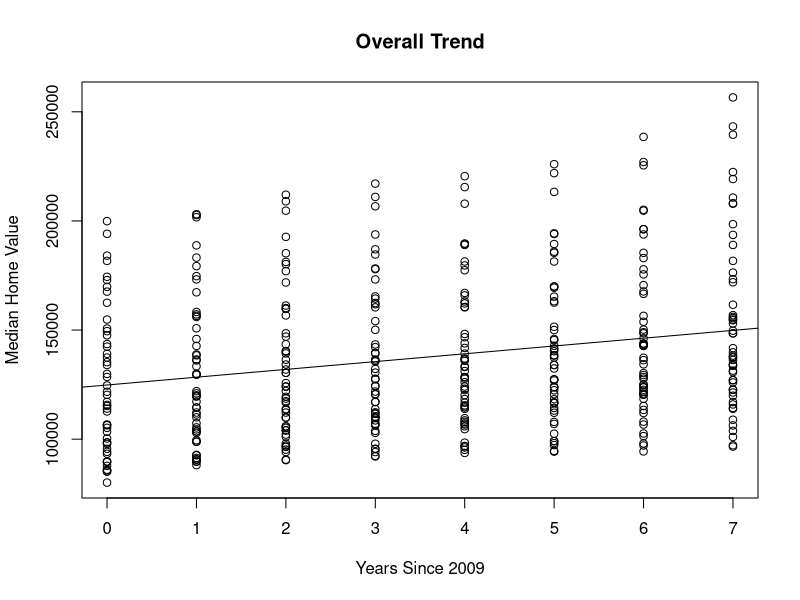
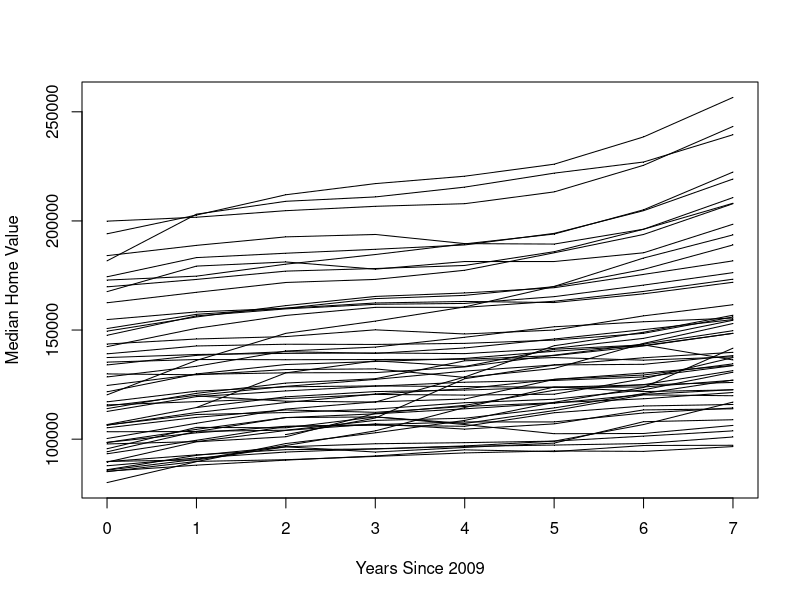
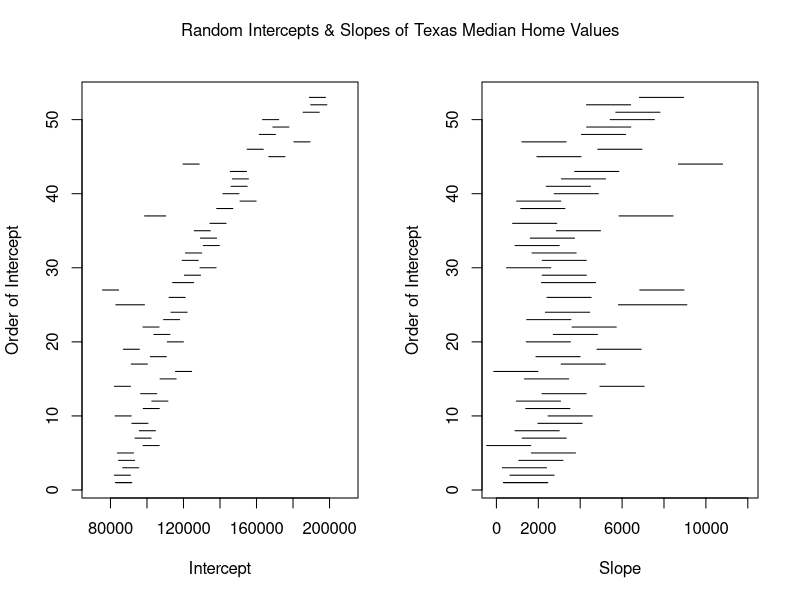

Generate these figures, in order, with R: (Note: this script raises an error after producing the figures.)
######################
############################# R: MACHINE LEARNING AND DATA MODELS
############################# MARY RYAN
############################# NICAR 2018
############################# MARCH 8-11
######################

#### LINK TO THE GITHUB REPO FOR THIS CLASS ####
## If you want to access what we're doing today on your own machine anytime
## you want, all code and data exist in a repo on my Github.
## Additional data, R code, and notes live there as well:
## https://github.com/maryryan/R_MLandDataModels.git

#### LOAD LIBRARIES ####
#install.packages('splines')
#install.packages('gee')
#install.packages('survival')
#install.packages('nlme')
#install.packages('lme4')

library(splines)
library(gee)
library(survival)
library(nlme)
#library(lme4)

#### FUNCTIONS WE NEED ####
glmCI.long <- function (model, transform = TRUE, robust = FALSE) 
{
   link <- model$family$link
   coef <- summary(model)$coef[, 1]
   se <- ifelse1(robust, summary(model)$coef[,4], summary(model)$coef[, 
                                                                        2])
   zvalue <- coef/se
   pvalue <- 2 * (1 - pnorm(abs(zvalue)))
   if (transform & is.element(link, c("logit", "log"))) {
      ci95.lo <- exp(coef - qnorm(0.975) * se)
      ci95.hi <- exp(coef + qnorm(0.975) * se)
      est <- exp(coef)
   }
   else {
      ci95.lo <- coef - qnorm(0.975) * se
      ci95.hi <- coef + qnorm(0.975) * se
      est <- coef
   }
   rslt <- round(cbind(est, ci95.lo, ci95.hi, zvalue, pvalue), 
                 4)
   colnames(rslt) <- ifelse1(robust, c("Est", "robust ci95.lo", 
                                       "robust ci95.hi", "robust z value", "robust Pr(>|z|)"), 
                             c("Est", "ci95.lo", "ci95.hi", "z value", "Pr(>|z|)"))
   colnames(rslt)[1] <- ifelse(transform & is.element(link, 
                                                      c("logit", "log")), "exp( Est )", "Est")
   rslt
}

#### LOAD CLEAN DATA ####
house.edu <- read.csv('house_edu.csv', header=T)
house.edu <- house.edu[,-1]

food <- read.csv('food.InspectClean.csv', header=T)
food <- food[,-1]

## links to original data and code for how it was cleaned can be found in
## my github repo

####
######## CONTINUOUS DATA (HOUSE.EDU) ########
####

#### PLOT ALL DATA TOGETHER AND FIND TREND ####
par(mfrow=c(1,1))
plot(house.edu$yrsSince2009, house.edu$Median,
     main="Overall Trend",
     xlab="Years Since 2009",
     ylab="Median Home Value")
abline(lm(house.edu$Median ~ house.edu$yrsSince2009))

#### SPAGHETTI PLOT ####
par(mfrow=c(1,1))
plot( house.edu$yrsSince2009, house.edu$Median, pch=".",
      xlab="Years Since 2009",
      ylab="Median Home Value")
uid <- unique( house.edu$countyID )

for( j in seq( length(uid) ) ){
   lines(house.edu$yrsSince2009[ house.edu$countyID==uid[j] ],
         house.edu$Median[ house.edu$countyID==uid[j] ])
}

#### INDIVIDUAL LINEAR REGRESSIONS ####
house.edu.grouped <- groupedData( Median ~ yrsSince2009 | countyID,
                                  data=house.edu )

indiv.house.edu.lm <- lmList( Median ~ yrsSince2009 | countyID,
                        data=house.edu.grouped )

## creating forest plots of the intercepts & slopes of all the regressions ##
len <- length(indiv.house.edu.lm)
forest.matrix <- matrix(NA, nrow = len, ncol = 7)
forest.matrix[,1] <- names(indiv.house.edu.lm)
forest.matrix[,2] <- intervals(indiv.house.edu.lm)[1:len]
forest.matrix[,3] <- intervals(indiv.house.edu.lm)[(len+1):(2*len)]
forest.matrix[,4] <- intervals(indiv.house.edu.lm)[(2*len + 1):(3*len)]
forest.matrix[,5] <- intervals(indiv.house.edu.lm)[(3*len + 1):(4*len)]
forest.matrix[,6] <- intervals(indiv.house.edu.lm)[(4*len + 1):(5*len)]
forest.matrix[,7] <- intervals(indiv.house.edu.lm)[(5*len + 1):(6*len)]

par(mfrow = c(1,2))
plot( forest.matrix[1,2:4], rep(1, 3), type = "l", ylim = c(1, len),
      xlim=c(70000,210000),xlab = "Intercept", ylab= "Order of Intercept")
for( j in 1:length(unique(forest.matrix[,1]))){
   lines(forest.matrix[j,2:4], rep(j, 3))
   
}

plot( forest.matrix[1,5:7], rep(1, 3), type = "l", ylim = c(1, len),
      xlim=c(-200,12000), xlab = "Slope", ylab= "Order of Intercept")
for( j in 1:length(unique(forest.matrix[,1]))){
   lines(forest.matrix[j,5:7], rep(j, 3))
   
}
mtext("Random Intercepts & Slopes of Texas Median Home Values", outer=TRUE,
      line=-2)

#### RANDOM INTERCEPTS ####

#### RANDOM SLOPES ####


#### GENERALIZED ESTIMATING EQUATIONS (GEES) ####
## Independence structure ##
## What you would get if you did a regular logit/GLM regression
house.edu.gee.ind <- gee(Median ~ BApctTotPop18plus + yrsSince2009,
                         id=countyID,
                         data=house.edu,
                         corstr="independence")
summary( house.edu.gee.ind )

## Exchangeable structure ##
house.edu.gee.exch <- gee(Median ~ BApctTotPop18plus + yrsSince2009,
                          id=countyID,
                          data=house.edu,
                          corstr="exchangeable")
summary( house.edu.gee.exch )

## AR-1 structure ##
house.edu.gee.AR1 <- gee(Median ~ BApctTotPop18plus + yrsSince2009,
                         id=countyID,
                         data=house.edu,
                         corstr="AR-M",
                         Mv=1)
summary( house.edu.gee.AR1 )
## INTERPRETATIONS ##
## yrsSince2009: expected slope of median home value among counties with
   # no college grads
## BApctTotPop18plus: expected difference in mean median home value in
   # 2009 comparing sub-groups of counties with 1 percentage point
   # difference in college grads
      # i.e., counties with no college grads compared with counites where
      # 1% of the 18+ population have at least a bachelors
## compare these results with what you would've gotten with a classic lm

#### ROBUST STANDARD ERROR ####
## You may notice in the output from the summary of the GEE that in addition to
## the "Estimate" column there are 4 other columns:
   ## Naive S.E.
   ## Naive Z
   ## Robust S.E.
   # Robust Z
## "Naive S.E." indicates the standard error for that coefficient if we assumed
## constant variance. Similarly, "Naive Z" is the Z statistic you would get if
## you used that standard error.
## However, we have reason to believe that different counties will have
## different variances. The Robust standard error (denoted "Robust S.E.") is
## is post-model fix-em-up for this problem. There's a lot of statistical
## theory that goes into this, but basically if the variances really don't
## differ by county you'll get something pretty close to the regular
## standard error, and if they do differ then this will help fix the
## variance. And, as you can imagine, the "Robust Z" is the Z statistic you
## would get if you used the Robust standard error.
## BIG OLE ASTERISKS HERE THOUGH. The Robust standard error DOES NOT DO WELL
## (i.e., it's unpredictable) when you have fewer than 50 independent clusters.
## If you have fewer than 50 clusters, it's safer to go with the regular
## standard error because at least we know *why* it's wrong.

#### INTERACTIONS WITH TIME ####
house.edu.gee.interact <- gee(Median ~ BApctTotPop18plus*yrsSince2009,
                     id=countyID,
                     data=house.edu,
                     corstr="AR-M",
                     Mv=1)
summary( house.edu.gee.interact )
## INTERPRETATIONS ##
## yrsSince2009 and BApctTotPop18plus have the same interpretaitosn as before.
## The interaction term: expected difference in slope of median home value 
   # among sub-groups of counties with 1 percentage point difference in
   # college grads.
      # i.e., does how median home values change over time depend on the
      # proportion of the 18+ population that have at least a bachelors?


####

####
######## BINARY DATA (HEALTH INSPECTIONS) ########
####
#### PLOT ALL DATA TOGETHER AND FIND TREND ####
par(mfrow=c(1,1))
plot(food$timeSinceBaseline, food$fail,
     main="Overall Trend",
     xlab="Months Since First Inspection",
     ylab="Failing Inspection")
abline(lm(food$fail ~ food$timeSinceBaseline))
## not super informative, so let's look at some box plots over time

## make a "time category" variable by splitting up time into 6-mo chunks ##
## The chunks are subjective -- I made a decision based on
## summary(food$timeSinceBaseline) -- Q3 was 46 mo so figured anything above
## that could be one category
food$timeCat <- rep(0, length(food$License))
for(i in seq(length(food$License))){
   if(food[i, "timeSinceBaseline"] == 0){
      food[i, "timeCat"] <- 1
   } else if(food[i, "timeSinceBaseline"] <= 6){
      food[i, "timeCat"] <- 2
   } else if(food[i, "timeSinceBaseline"] <=12){
      food[i, "timeCat"] <- 3
   } else if(food[i, "timeSinceBaseline"] <=18){
      food[i, "timeCat"] <- 4
   } else if(food[i, "timeSinceBaseline"] <=24){
      food[i, "timeCat"] <- 5
   } else if(food[i, "timeSinceBaseline"] <=30){
      food[i, "timeCat"] <- 6
   } else if(food[i, "timeSinceBaseline"] <=36){
      food[i, "timeCat"] <- 7
   } else if(food[i, "timeSinceBaseline"] <=42){
      food[i, "timeCat"] <- 8
   } else if(food[i, "timeSinceBaseline"] <= 48){
      food[i, "timeCat"] <- 9
   } else {
      food[i, "timeCat"] <- 10
   }
}

boxplot(food$fail ~ food$timeCat)

#### GENERALIZED ESTIMATING EQUATIONS (GEES) ####
## Independence structure ##
## What you would get if you did a regular logit/GLM regression
food.gee.ind <- gee(fail ~ chain + timeSinceBaseline,
                    id=License,
                    data=food,
                    family=binomial(link='logit'), # this is different from the continuous set!
                    corstr="independence")
summary( food.gee.ind )

## to truly interpret, though, you need to exponentiate ##
glmCI.long(food.gee.ind, robust=TRUE)

## Exchangeable structure ##
food.gee.exch <- gee(fail ~ chain + timeSinceBaseline,
                     id=License,
                     data=food,
                     family=binomial(link='logit'), 
                     corstr="exchangeable")

glmCI.long(food.gee.exch, robust=T)

## AR-1 structure ##
food.gee.AR1 <- gee(fail ~ chain + timeSinceBaseline,
                    id=License,
                    data=food,
                    family=binomial(link='logit'), 
                    corstr="AR-M",
                    Mv=1)

glmCI(food.gee.AR1, robust=TRUE)

## INTERPRETATIONS ##
## chain: the increased/decreased percentage likelihood of failure of a chain
## restaurant compared to another entity at the same timepoint
   ## if the exp( Est ) > 1, then the chain is [exp( Est ) - 1]*100% more
   ## likely to fail
   ## if exp( Est ) < 1, then the chain is [1 - exp( Est )]*100% less
   ## likely to fail

## Q: can we trust the robust inference here? ##
#### INTERACTIONS WITH TIME ####
food.gee.interact <- gee(fail ~ chain*timeSinceBaseline,
                         id=License,
                         data=food,
                         family=binomial(link='logit'),
                         corstr="exchangeable")

glmCI(food.gee.interact, robust=TRUE)
